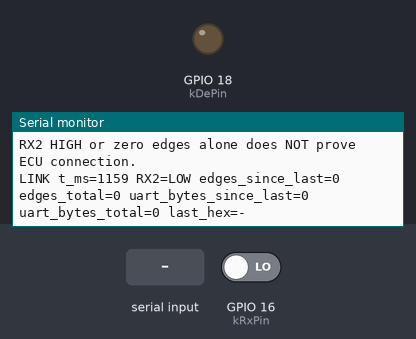
Recording of a sketch running on a simulated ESP32. Parts: output pins drawn as LEDs (lit = HIGH), the last lines printed to the serial monitor. The inputs (shaded band) are chosen by the test bench; at power-on: GPIO 16 (kRxPin) LOW.

Above: at 1.3 s.
1.4 s: GPIO 16 (kRxPin) driven HIGH
At 3.0 s:
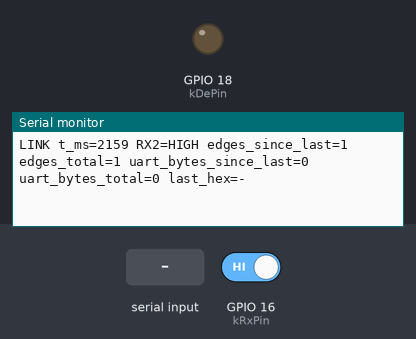
4.6 s: "1" received over the second serial link
At 6.0 s:
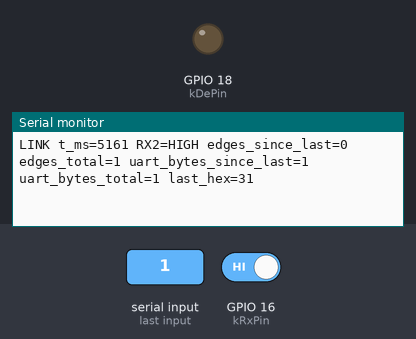
Timing chart, 0 to 7.6 s (numbered marks = the images above; inputs shaded):
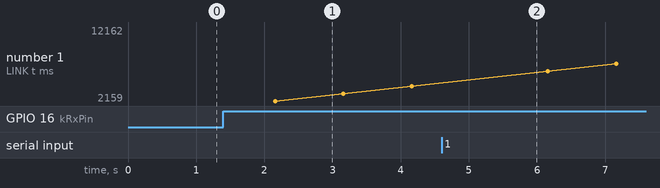

Measured:
- after the input at 1.4 s, the serial monitor: prints a new line after 0.76 s (image 1)
- after the input at 4.6 s, the serial monitor: prints a new line after 0.56 s (image 2)
- plotted number 1: 4160 → 12162 after the input at 4.6 s

The sketch:

dcl_passive_probe.ino
```cpp
#include <Arduino.h>

// Ford DCL receive-only link diagnostic. Do not connect a bare, unqualified
// MAX487 module to a vehicle merely because this program is receive-only.
// No ECU command bytes are ever sent by this firmware.
namespace {
HardwareSerial Dcl(2);
constexpr int kRxPin = 16;
constexpr int kUnusedTxPin = 17;
constexpr int kDePin = 18;
constexpr uint32_t kCandidateDclBaud = 9600;

volatile uint32_t edgeCount = 0;
uint32_t totalUartBytes = 0;
uint32_t lastReportedEdges = 0;
uint32_t lastReportedBytes = 0;
uint32_t lastReportMs = 0;
char recentHex[3 * 8 + 1] = {};
uint8_t recentBytes = 0;

void IRAM_ATTR onRxEdge() { ++edgeCount; }

void printReport() {
  const uint32_t edges = edgeCount;
  const int level = digitalRead(kRxPin);
  Serial.print(F("LINK t_ms="));
  Serial.print(millis());
  Serial.print(F(" RX2="));
  Serial.print(level == HIGH ? F("HIGH") : F("LOW"));
  Serial.print(F(" edges_since_last="));
  Serial.print(edges - lastReportedEdges);
  Serial.print(F(" edges_total="));
  Serial.print(edges);
  Serial.print(F(" uart_bytes_since_last="));
  Serial.print(totalUartBytes - lastReportedBytes);
  Serial.print(F(" uart_bytes_total="));
  Serial.print(totalUartBytes);
  Serial.print(F(" last_hex="));
  Serial.println(recentBytes == 0 ? "-" : recentHex);
  lastReportedEdges = edges;
  lastReportedBytes = totalUartBytes;
  recentBytes = 0;
  recentHex[0] = '\0';
}
}  // namespace

void setup() {
  // Driver must be held disabled by physical DE -> GND, not only software.
  digitalWrite(kDePin, LOW);
  pinMode(kDePin, OUTPUT);
  pinMode(kUnusedTxPin, INPUT);
  Serial.begin(115200);
  Dcl.begin(kCandidateDclBaud, SERIAL_8N2, kRxPin, -1);
  attachInterrupt(digitalPinToInterrupt(kRxPin), onRxEdge, CHANGE);
  delay(150);
  Serial.println(F("DCL PASSIVE LINK PROBE: RECEIVE ONLY, NO ECU COMMANDS"));
  Serial.println(F("USB=115200 RX2=GPIO16, UART=9600 8N2, TX=DETACHED, DE=LOW"));
  Serial.println(F("RX2 HIGH or zero edges alone does NOT prove ECU connection."));
  lastReportMs = millis();
}

void loop() {
  while (Dcl.available() > 0) {
    const int byteValue = Dcl.read();
    if (byteValue < 0) break;
    ++totalUartBytes;
    if (recentBytes < 8) {
      const char digits[] = "0123456789ABCDEF";
      const uint8_t value = static_cast<uint8_t>(byteValue);
      recentHex[recentBytes * 3] = digits[value >> 4];
      recentHex[recentBytes * 3 + 1] = digits[value & 0x0F];
      recentHex[recentBytes * 3 + 2] = ' ';
      ++recentBytes;
      recentHex[recentBytes * 3] = '\0';
    }
  }
  const uint32_t now = millis();
  if (now - lastReportMs >= 1000) {
    printReport();
    lastReportMs = now;
  }
}
```
